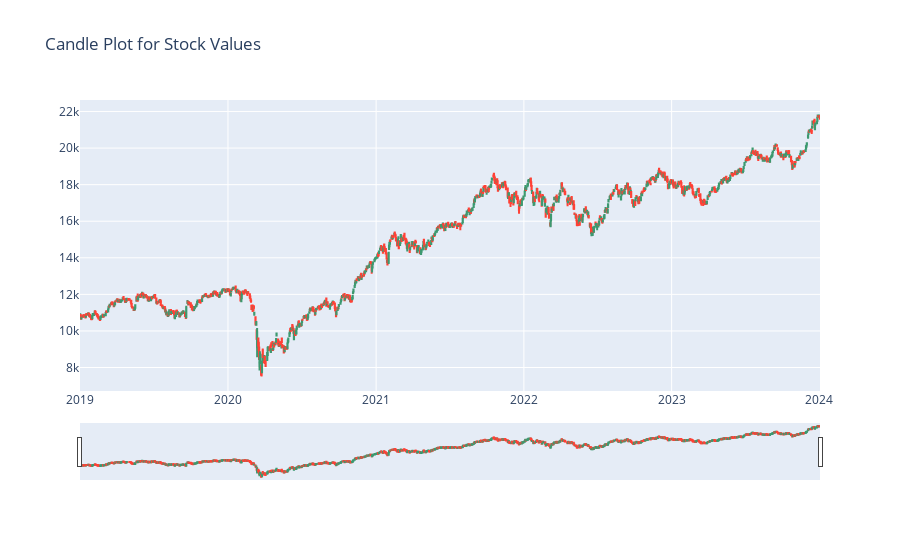

Notebook source saved alongside this figure:
### Code cell
df=nifty_50_2019
fig = go.Figure(data=[go.Candlestick(x=df['Date'],
                open=df['Open'],
                high=df['High'],
                low=df['Low'],
                close=df['Close'])])
fig.update_layout(title_text='Candle Plot for Stock Values')
fig.show()

### Figure 1 — Plotly figure (JSON) as saved in the notebook; plotly's stock layout.template omitted (floating-point values rounded to 4 significant figures; data arrays with more than 128 entries replaced by an {"elided": "..."} marker saying what was removed)
{"data": [{"close": {"elided": "1241 float values"}, "high": {"elided": "1241 float values"}, "low": {"elided": "1241 float values"}, "open": {"elided": "1241 float values"}, "type": "candlestick", "x": {"elided": "1241 str values"}}], "layout": {"title": {"text": "Candle Plot for Stock Values"}}}
